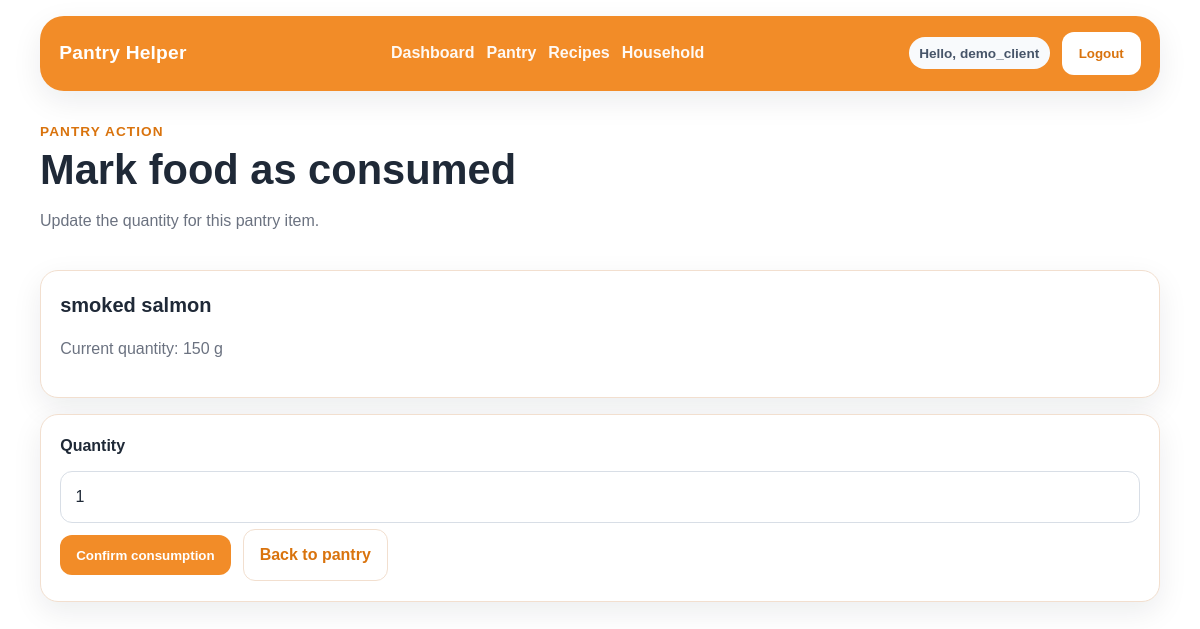
Page /foods/5/consume/ (signed in) on the earlier database version.
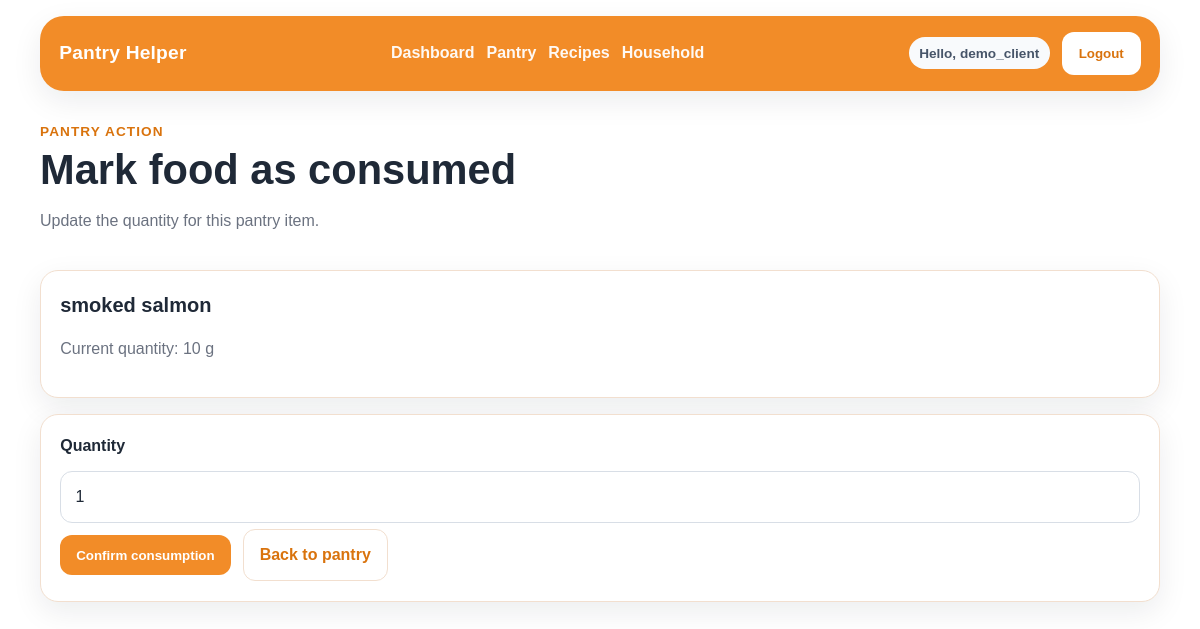
Same page on the later database version.
### app/models.py (models this page shows, shortened)
class Food(models.Model):
    LOCATION_CHOICES = [
        ('FRIDGE', 'Fridge'),
        ('FREEZER', 'Freezer'),
        ('PANTRY', 'Pantry'),
    ]
    household = models.ForeignKey(
        Household,
        on_delete=models.CASCADE,
        related_name='foods'
    )
    ingredient = models.ForeignKey(
        Ingredient,
        on_delete=models.CASCADE,
        related_name='foods'
    )
    quantity = models.IntegerField(default=0)
    unit = models.CharField(
        max_length=20,
        choices=Unit.choices,
        default=Unit.UNITS,
    )
    location = models.CharField(
        max_length=20,
        choices=LOCATION_CHOICES,
        default='PANTRY')
    expiry_date = models.DateField(null=True, blank=True)
    notes = models.TextField(blank=True)
    added_by = models.ForeignKey(
        User,
        on_delete=models.SET_NULL,
        null=True,
        blank=True,
        related_name='added_foods'
    )
    class Meta:
        ordering = ['expiry_date', 'ingredient__name']
        permissions = [
            ('mark_food_consumed', 'Can mark a food item as consumed'),
            ('mark_food_wasted', 'Can mark a food item as wasted'),
        ]

class Ingredient(models.Model):
    name = models.CharField(max_length=120)
    category = models.ForeignKey(
        Category,
        on_delete=models.SET_NULL,
        null=True,
        blank=True,
        related_name='ingredients'
    )
    class Meta:
        ordering = ['name']

### app/views.py (the view)
# urls.py: path('foods/<int:pk>/consume/', views.food_consume, name='food_consume'),
@login_required
@permission_required('app.mark_food_consumed', raise_exception=True)
def food_consume(request, pk):
    membership = get_membership(request.user)
    if membership is None:
        return redirect('app:dashboard')
    food = get_object_or_404(Food, pk=pk, household=membership.household)
    if request.method == 'POST':
        form = FoodQuantityForm(request.POST, food=food)
        if form.is_valid():
            quantity = form.cleaned_data['quantity']
            if quantity == food.quantity:
                food.delete()
            else:
                food.quantity -= quantity
                food.save()
            return redirect('app:food_list')
    else:
        form = FoodQuantityForm(food=food)
    return render(request, 'app/food/food_action.html', {
        'form': form,
        'food': food,
        'page_title': 'Mark food as consumed',
        'submit_label': 'Confirm consumption',
    })

### app/forms.py (shortened to what this page needs)
class FoodQuantityForm(forms.Form):
    quantity = forms.IntegerField(min_value=1, initial=1)
    def __init__(self, *args, **kwargs):
        self.food = kwargs.pop('food', None)
        super().__init__(*args, **kwargs)

### app/utils.py (called while the page is built)
def get_membership(user):
    return getattr(user, 'household_member', None)

### app/templates/app/food/food_action.html (shortened to what this page needs)
{% extends "base.html" %}
{% block content %}
<div class="page-header">
    <div>
        <span class="eyebrow">Pantry action</span>
        <h1>{{ page_title }}</h1>
        <p class="page-subtitle">Update the quantity for this pantry item.</p>
    </div>
</div>
<div class="card">
    <h2>{{ food.ingredient.name }}</h2>
    <p class="page-subtitle">Current quantity: {{ food.quantity }} {{ food.unit }}</p>
</div>
<form method="post" class="card form-card">
    <div class="form-field">
        <label for="{{ form.quantity.id_for_label }}">{{ form.quantity.label }}</label>
        {{ form.quantity }}
    </div>
    <div class="form-field">
    </div>
    <div class="page-actions">
        <button type="submit" class="btn">{{ submit_label }}</button>
        <a href="{% url 'app:food_list' %}" class="btn btn-secondary">Back to pantry</a>
    </div>
</form>
{% endblock %}

Differences in the rows shown:
changed Food "smoked salmon": quantity "150" → "10"
